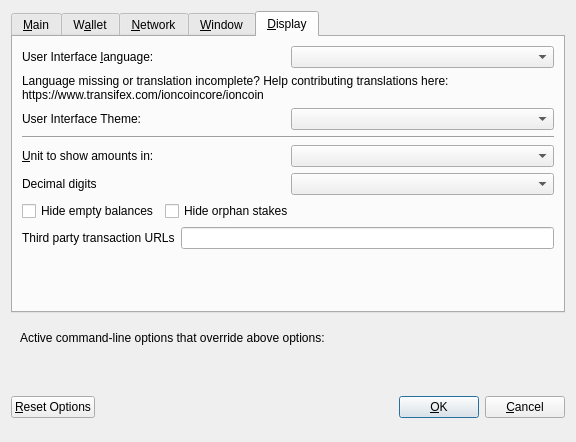
<?xml version="1.0" encoding="UTF-8"?>
<ui version="4.0">
 <class>OptionsDialog</class>
 <widget class="QDialog" name="OptionsDialog">
  <property name="geometry">
   <rect>
    <x>0</x>
    <y>0</y>
    <width>576</width>
    <height>442</height>
   </rect>
  </property>
  <property name="windowTitle">
   <string>Options</string>
  </property>
  <property name="modal">
   <bool>true</bool>
  </property>
  <layout class="QVBoxLayout" name="verticalLayout">
   <item>
    <widget class="QTabWidget" name="tabWidget">
     <property name="currentIndex">
      <number>4</number>
     </property>
     <widget class="QWidget" name="tabMain">
      <attribute name="title">
       <string>&amp;Main</string>
      </attribute>
      <layout class="QVBoxLayout" name="verticalLayout_Main">
       <item>
        <widget class="QCheckBox" name="bitcoinAtStartup">
         <property name="toolTip">
          <string>Automatically start ION after logging in to the system.</string>
         </property>
         <property name="text">
          <string>&amp;Start ION on system login</string>
         </property>
        </widget>
       </item>
       <item>
        <layout class="QHBoxLayout" name="horizontalLayout_2_Main">
         <item>
          <widget class="QLabel" name="databaseCacheLabel">
           <property name="text">
            <string>Size of &amp;database cache</string>
           </property>
           <property name="textFormat">
            <enum>Qt::PlainText</enum>
           </property>
           <property name="buddy">
            <cstring>databaseCache</cstring>
           </property>
          </widget>
         </item>
         <item>
          <widget class="QSpinBox" name="databaseCache"/>
         </item>
         <item>
          <widget class="QLabel" name="databaseCacheUnitLabel">
           <property name="text">
            <string>MB</string>
           </property>
           <property name="textFormat">
            <enum>Qt::PlainText</enum>
           </property>
          </widget>
         </item>
         <item>
          <spacer name="horizontalSpacer_2_Main">
           <property name="orientation">
            <enum>Qt::Horizontal</enum>
           </property>
           <property name="sizeHint" stdset="0">
            <size>
             <width>40</width>
             <height>20</height>
            </size>
           </property>
          </spacer>
         </item>
        </layout>
       </item>
       <item>
        <layout class="QHBoxLayout" name="horizontalLayout_3_Main">
         <item>
          <widget class="QLabel" name="threadsScriptVerifLabel">
           <property name="text">
            <string>Number of script &amp;verification threads</string>
           </property>
           <property name="textFormat">
            <enum>Qt::PlainText</enum>
           </property>
           <property name="buddy">
            <cstring>threadsScriptVerif</cstring>
           </property>
          </widget>
         </item>
         <item>
          <widget class="QSpinBox" name="threadsScriptVerif">
           <property name="toolTip">
            <string>(0 = auto, &lt;0 = leave that many cores free)</string>
           </property>
          </widget>
         </item>
         <item>
          <spacer name="horizontalSpacer_3_Main">
           <property name="orientation">
            <enum>Qt::Horizontal</enum>
           </property>
           <property name="sizeHint" stdset="0">
            <size>
             <width>40</width>
             <height>20</height>
            </size>
           </property>
          </spacer>
         </item>
        </layout>
       </item>
       <item>
        <spacer name="verticalSpacer_2">
         <property name="orientation">
          <enum>Qt::Vertical</enum>
         </property>
         <property name="sizeHint" stdset="0">
          <size>
           <width>20</width>
           <height>40</height>
          </size>
         </property>
        </spacer>
       </item>
       <item>
        <layout class="QHBoxLayout" name="horiz-autominting-layout">
         <item>
          <widget class="QCheckBox" name="checkBoxZeromintEnable">
           <property name="toolTip">
            <string>Enable automatic minting of ION units to xION</string>
           </property>
           <property name="layoutDirection">
            <enum>Qt::LeftToRight</enum>
           </property>
           <property name="text">
            <string>Enable xION Automint</string>
           </property>
          </widget>
         </item>
         <item>
          <widget class="QCheckBox" name="checkBoxZeromintAddresses">
           <property name="toolTip">
            <string>Enable automatic xION minting from specific addresses</string>
           </property>
           <property name="layoutDirection">
            <enum>Qt::LeftToRight</enum>
           </property>
           <property name="text">
            <string>Enable Automint Addresses</string>
           </property>
          </widget>
         </item>
        </layout>
       </item>
       <item>
        <layout class="QHBoxLayout" name="horizontalLayout_3">
         <item>
          <widget class="QLabel" name="percentage_label">
           <property name="toolTip">
            <string>Percentage of incoming ION which get automatically converted to xION via Zerocoin Protocol (min: 10%)</string>
           </property>
           <property name="text">
            <string>Percentage of autominted xION</string>
           </property>
          </widget>
         </item>
         <item>
          <widget class="QSpinBox" name="zeromintPercentage">
           <property name="minimum">
            <number>1</number>
           </property>
           <property name="maximum">
            <number>100</number>
           </property>
          </widget>
         </item>
        </layout>
       </item>
       <item>
        <layout class="QHBoxLayout" name="horizontalLayout" stretch="0,0">
         <property name="sizeConstraint">
          <enum>QLayout::SetFixedSize</enum>
         </property>
         <item>
          <widget class="QLabel" name="labelPreferredDenom">
           <property name="maximumSize">
            <size>
             <width>16777215</width>
             <height>16777215</height>
            </size>
           </property>
           <property name="toolTip">
            <string>Wait with automatic conversion to Zerocoin until enough ION for this denomination is available</string>
           </property>
           <property name="text">
            <string>Preferred Automint xION Denomination</string>
           </property>
          </widget>
         </item>
         <item>
          <widget class="QComboBox" name="preferredDenom">
           <property name="maximumSize">
            <size>
             <width>16777215</width>
             <height>27</height>
            </size>
           </property>
           <property name="toolTip">
            <string>Wait with automatic conversion to Zerocoin until enough ION for this denomination is available</string>
           </property>
           <property name="maxVisibleItems">
            <number>9</number>
           </property>
           <property name="maxCount">
            <number>9</number>
           </property>
          </widget>
         </item>
        </layout>
       </item>
      </layout>
     </widget>
     <widget class="QWidget" name="tabWallet">
      <attribute name="title">
       <string>W&amp;allet</string>
      </attribute>
      <layout class="QVBoxLayout" name="verticalLayout_Wallet">
       <item>
        <layout class="QHBoxLayout" name="horizontalLayout_2_Wallet">
         <item>
          <widget class="QLabel" name="labelStakeSplitThresholdText">
           <property name="text">
            <string>Stake split threshold:</string>
           </property>
          </widget>
         </item>
         <item>
          <widget class="QSpinBox" name="spinBoxStakeSplitThreshold">
           <property name="minimum">
            <number>1</number>
           </property>
           <property name="maximum">
            <number>999999</number>
           </property>
          </widget>
         </item>
        </layout>
       </item>
       <item>
        <widget class="QGroupBox" name="groupBox">
         <property name="title">
          <string>Expert</string>
         </property>
         <layout class="QVBoxLayout" name="verticalLayout_2">
          <item>
           <widget class="QCheckBox" name="coinControlFeatures">
            <property name="toolTip">
             <string>Whether to show coin control features or not.</string>
            </property>
            <property name="text">
             <string>Enable coin &amp;control features</string>
            </property>
           </widget>
          </item>
          <item>
           <widget class="QCheckBox" name="showMasternodesTab">
            <property name="toolTip">
             <string>Show additional tab listing all your masternodes in first sub-tab&lt;br/&gt;and all masternodes on the network in second sub-tab.</string>
            </property>
            <property name="text">
             <string>Show Masternodes Tab</string>
            </property>
           </widget>
          </item>
          <item>
           <widget class="QCheckBox" name="spendZeroConfChange">
            <property name="toolTip">
             <string>If you disable the spending of unconfirmed change, the change from a transaction&lt;br/&gt;cannot be used until that transaction has at least one confirmation.&lt;br/&gt;This also affects how your balance is computed.</string>
            </property>
            <property name="text">
             <string>&amp;Spend unconfirmed change</string>
            </property>
           </widget>
          </item>
         </layout>
        </widget>
       </item>
       <item>
        <spacer name="verticalSpacer_Wallet">
         <property name="orientation">
          <enum>Qt::Vertical</enum>
         </property>
         <property name="sizeHint" stdset="0">
          <size>
           <width>20</width>
           <height>40</height>
          </size>
         </property>
        </spacer>
       </item>
      </layout>
     </widget>
     <widget class="QWidget" name="tabNetwork">
      <attribute name="title">
       <string>&amp;Network</string>
      </attribute>
      <layout class="QVBoxLayout" name="verticalLayout_Network">
       <item>
        <widget class="QCheckBox" name="mapPortUpnp">
         <property name="toolTip">
          <string>Automatically open the ION client port on the router. This only works when your router supports UPnP and it is enabled.</string>
         </property>
         <property name="text">
          <string>Map port using &amp;UPnP</string>
         </property>
        </widget>
       </item>
       <item>
        <widget class="QCheckBox" name="allowIncoming">
         <property name="toolTip">
          <string>Accept connections from outside</string>
         </property>
         <property name="text">
          <string>Allow incoming connections</string>
         </property>
        </widget>
       </item>
       <item>
        <widget class="QCheckBox" name="connectSocks">
         <property name="toolTip">
          <string>Connect to the ION network through a SOCKS5 proxy.</string>
         </property>
         <property name="text">
          <string>&amp;Connect through SOCKS5 proxy (default proxy):</string>
         </property>
        </widget>
       </item>
       <item>
        <layout class="QHBoxLayout" name="horizontalLayout_1_Network">
         <item>
          <widget class="QLabel" name="proxyIpLabel">
           <property name="text">
            <string>Proxy &amp;IP:</string>
           </property>
           <property name="textFormat">
            <enum>Qt::PlainText</enum>
           </property>
           <property name="buddy">
            <cstring>proxyIp</cstring>
           </property>
          </widget>
         </item>
         <item>
          <widget class="QValidatedLineEdit" name="proxyIp">
           <property name="minimumSize">
            <size>
             <width>140</width>
             <height>0</height>
            </size>
           </property>
           <property name="maximumSize">
            <size>
             <width>140</width>
             <height>16777215</height>
            </size>
           </property>
           <property name="toolTip">
            <string>IP address of the proxy (e.g. IPv4: 127.0.0.1 / IPv6: ::1)</string>
           </property>
          </widget>
         </item>
         <item>
          <widget class="QLabel" name="proxyPortLabel">
           <property name="text">
            <string>&amp;Port:</string>
           </property>
           <property name="textFormat">
            <enum>Qt::PlainText</enum>
           </property>
           <property name="buddy">
            <cstring>proxyPort</cstring>
           </property>
          </widget>
         </item>
         <item>
          <widget class="QLineEdit" name="proxyPort">
           <property name="minimumSize">
            <size>
             <width>55</width>
             <height>0</height>
            </size>
           </property>
           <property name="maximumSize">
            <size>
             <width>55</width>
             <height>16777215</height>
            </size>
           </property>
           <property name="toolTip">
            <string>Port of the proxy (e.g. 9050)</string>
           </property>
          </widget>
         </item>
         <item>
          <spacer name="horizontalSpacer_1_Network">
           <property name="orientation">
            <enum>Qt::Horizontal</enum>
           </property>
           <property name="sizeHint" stdset="0">
            <size>
             <width>40</width>
             <height>20</height>
            </size>
           </property>
          </spacer>
         </item>
        </layout>
       </item>
       <item>
        <spacer name="verticalSpacer_Network">
         <property name="orientation">
          <enum>Qt::Vertical</enum>
         </property>
         <property name="sizeHint" stdset="0">
          <size>
           <width>20</width>
           <height>40</height>
          </size>
         </property>
        </spacer>
       </item>
      </layout>
     </widget>
     <widget class="QWidget" name="tabWindow">
      <attribute name="title">
       <string>&amp;Window</string>
      </attribute>
      <layout class="QVBoxLayout" name="verticalLayout_Window">
       <item>
        <widget class="QCheckBox" name="minimizeToTray">
         <property name="toolTip">
          <string>Show only a tray icon after minimizing the window.</string>
         </property>
         <property name="text">
          <string>&amp;Minimize to the tray instead of the taskbar</string>
         </property>
        </widget>
       </item>
       <item>
        <widget class="QCheckBox" name="minimizeOnClose">
         <property name="toolTip">
          <string>Minimize instead of exit the application when the window is closed. When this option is enabled, the application will be closed only after selecting Quit in the menu.</string>
         </property>
         <property name="text">
          <string>M&amp;inimize on close</string>
         </property>
        </widget>
       </item>
       <item>
        <spacer name="verticalSpacer_Window">
         <property name="orientation">
          <enum>Qt::Vertical</enum>
         </property>
         <property name="sizeHint" stdset="0">
          <size>
           <width>20</width>
           <height>40</height>
          </size>
         </property>
        </spacer>
       </item>
      </layout>
     </widget>
     <widget class="QWidget" name="tabDisplay">
      <attribute name="title">
       <string>&amp;Display</string>
      </attribute>
      <layout class="QVBoxLayout" name="verticalLayout_Display">
       <item>
        <layout class="QHBoxLayout" name="horizontalLayout_1_Display">
         <item>
          <widget class="QLabel" name="langLabel">
           <property name="text">
            <string>User Interface &amp;language:</string>
           </property>
           <property name="textFormat">
            <enum>Qt::PlainText</enum>
           </property>
           <property name="buddy">
            <cstring>lang</cstring>
           </property>
          </widget>
         </item>
         <item>
          <widget class="QValueComboBox" name="lang">
           <property name="toolTip">
            <string>The user interface language can be set here. This setting will take effect after restarting ION.</string>
           </property>
          </widget>
         </item>
        </layout>
       </item>
       <item>
        <widget class="QLabel" name="label_3">
         <property name="toolTip">
          <string notr="true"/>
         </property>
         <property name="statusTip">
          <string notr="true"/>
         </property>
         <property name="whatsThis">
          <string notr="true"/>
         </property>
         <property name="accessibleName">
          <string notr="true"/>
         </property>
         <property name="text">
          <string>Language missing or translation incomplete? Help contributing translations here:
https://www.transifex.com/ioncoincore/ioncoin</string>
         </property>
         <property name="wordWrap">
          <bool>true</bool>
         </property>
         <property name="openExternalLinks">
          <bool>true</bool>
         </property>
         <property name="textInteractionFlags">
          <set>Qt::TextBrowserInteraction</set>
         </property>
        </widget>
       </item>
       <item>
        <layout class="QHBoxLayout" name="horizontalLayout_2_Display" stretch="0,0">
         <item>
          <widget class="QLabel" name="themeLabel">
           <property name="text">
            <string>User Interface Theme:</string>
           </property>
          </widget>
         </item>
         <item>
          <widget class="QValueComboBox" name="theme"/>
         </item>
        </layout>
       </item>
       <item>
        <widget class="Line" name="line">
         <property name="orientation">
          <enum>Qt::Horizontal</enum>
         </property>
        </widget>
       </item>
       <item>
        <layout class="QHBoxLayout" name="horizontalLayout_3_Display">
         <item>
          <widget class="QLabel" name="unitLabel">
           <property name="text">
            <string>&amp;Unit to show amounts in:</string>
           </property>
           <property name="textFormat">
            <enum>Qt::PlainText</enum>
           </property>
           <property name="buddy">
            <cstring>unit</cstring>
           </property>
          </widget>
         </item>
         <item>
          <widget class="QValueComboBox" name="unit">
           <property name="toolTip">
            <string>Choose the default subdivision unit to show in the interface and when sending coins.</string>
           </property>
          </widget>
         </item>
        </layout>
       </item>
       <item>
        <layout class="QHBoxLayout" name="horizontalLayout_4_Display">
         <item>
          <widget class="QLabel" name="digitsLabel">
           <property name="text">
            <string>Decimal digits</string>
           </property>
          </widget>
         </item>
         <item>
          <widget class="QValueComboBox" name="digits"/>
         </item>
        </layout>
       </item>
       <item>
        <layout class="QHBoxLayout" name="horizontalLayout_5_Display">
         <item>
          <widget class="QCheckBox" name="checkBoxHideZeroBalances">
           <property name="toolTip">
            <string>Hide empty balances</string>
           </property>
           <property name="layoutDirection">
            <enum>Qt::LeftToRight</enum>
           </property>
           <property name="text">
            <string>Hide empty balances</string>
           </property>
          </widget>
         </item>
         <item>
          <widget class="QCheckBox" name="checkBoxHideOrphans">
           <property name="toolTip">
            <string>Hide orphan stakes in transaction lists</string>
           </property>
           <property name="text">
            <string>Hide orphan stakes</string>
           </property>
          </widget>
         </item>
         <item>
          <spacer name="horizontalSpacer">
           <property name="orientation">
            <enum>Qt::Horizontal</enum>
           </property>
           <property name="sizeHint" stdset="0">
            <size>
             <width>40</width>
             <height>20</height>
            </size>
           </property>
          </spacer>
         </item>
        </layout>
       </item>
       <item>
        <layout class="QHBoxLayout" name="horizontalLayout_6_Display">
         <item>
          <widget class="QLabel" name="thirdPartyTxUrlsLabel">
           <property name="toolTip">
            <string>Third party URLs (e.g. a block explorer) that appear in the transactions tab as context menu items. %s in the URL is replaced by transaction hash. Multiple URLs are separated by vertical bar |.</string>
           </property>
           <property name="text">
            <string>Third party transaction URLs</string>
           </property>
           <property name="buddy">
            <cstring>thirdPartyTxUrls</cstring>
           </property>
          </widget>
         </item>
         <item>
          <widget class="QLineEdit" name="thirdPartyTxUrls">
           <property name="toolTip">
            <string>Third party URLs (e.g. a block explorer) that appear in the transactions tab as context menu items. %s in the URL is replaced by transaction hash. Multiple URLs are separated by vertical bar |.</string>
           </property>
          </widget>
         </item>
        </layout>
       </item>
       <item>
        <spacer name="verticalSpacer">
         <property name="orientation">
          <enum>Qt::Vertical</enum>
         </property>
         <property name="sizeHint" stdset="0">
          <size>
           <width>20</width>
           <height>40</height>
          </size>
         </property>
        </spacer>
       </item>
      </layout>
     </widget>
    </widget>
   </item>
   <item>
    <widget class="QFrame" name="frame">
     <layout class="QVBoxLayout" name="verticalLayout_Bottom">
      <item>
       <layout class="QHBoxLayout" name="horizontalLayout_Bottom">
        <item>
         <widget class="QLabel" name="overriddenByCommandLineInfoLabel">
          <property name="text">
           <string>Active command-line options that override above options:</string>
          </property>
          <property name="textFormat">
           <enum>Qt::PlainText</enum>
          </property>
         </widget>
        </item>
        <item>
         <spacer name="horizontalSpacer_Bottom">
          <property name="orientation">
           <enum>Qt::Horizontal</enum>
          </property>
          <property name="sizeHint" stdset="0">
           <size>
            <width>40</width>
            <height>20</height>
           </size>
          </property>
         </spacer>
        </item>
       </layout>
      </item>
      <item>
       <widget class="QLabel" name="overriddenByCommandLineLabel">
        <property name="text">
         <string/>
        </property>
        <property name="textFormat">
         <enum>Qt::PlainText</enum>
        </property>
        <property name="wordWrap">
         <bool>true</bool>
        </property>
       </widget>
      </item>
     </layout>
    </widget>
   </item>
   <item>
    <layout class="QHBoxLayout" name="horizontalLayout_Buttons">
     <item>
      <widget class="QPushButton" name="resetButton">
       <property name="toolTip">
        <string>Reset all client options to default.</string>
       </property>
       <property name="text">
        <string>&amp;Reset Options</string>
       </property>
       <property name="autoDefault">
        <bool>false</bool>
       </property>
      </widget>
     </item>
     <item>
      <spacer name="horizontalSpacer_1">
       <property name="orientation">
        <enum>Qt::Horizontal</enum>
       </property>
       <property name="sizeHint" stdset="0">
        <size>
         <width>40</width>
         <height>48</height>
        </size>
       </property>
      </spacer>
     </item>
     <item>
      <widget class="QLabel" name="statusLabel">
       <property name="minimumSize">
        <size>
         <width>200</width>
         <height>0</height>
        </size>
       </property>
       <property name="font">
        <font>
         <weight>75</weight>
         <bold>true</bold>
        </font>
       </property>
       <property name="text">
        <string/>
       </property>
       <property name="textFormat">
        <enum>Qt::PlainText</enum>
       </property>
       <property name="wordWrap">
        <bool>true</bool>
       </property>
      </widget>
     </item>
     <item>
      <spacer name="horizontalSpacer_2">
       <property name="orientation">
        <enum>Qt::Horizontal</enum>
       </property>
       <property name="sizeHint" stdset="0">
        <size>
         <width>40</width>
         <height>48</height>
        </size>
       </property>
      </spacer>
     </item>
     <item>
      <widget class="QPushButton" name="okButton">
       <property name="text">
        <string>&amp;OK</string>
       </property>
       <property name="autoDefault">
        <bool>false</bool>
       </property>
       <property name="default">
        <bool>true</bool>
       </property>
      </widget>
     </item>
     <item>
      <widget class="QPushButton" name="cancelButton">
       <property name="text">
        <string>&amp;Cancel</string>
       </property>
       <property name="autoDefault">
        <bool>false</bool>
       </property>
      </widget>
     </item>
    </layout>
   </item>
  </layout>
 </widget>
 <customwidgets>
  <customwidget>
   <class>QValidatedLineEdit</class>
   <extends>QLineEdit</extends>
   <header>qvalidatedlineedit.h</header>
  </customwidget>
  <customwidget>
   <class>QValueComboBox</class>
   <extends>QComboBox</extends>
   <header>qvaluecombobox.h</header>
  </customwidget>
 </customwidgets>
 <resources/>
 <connections/>
</ui>
